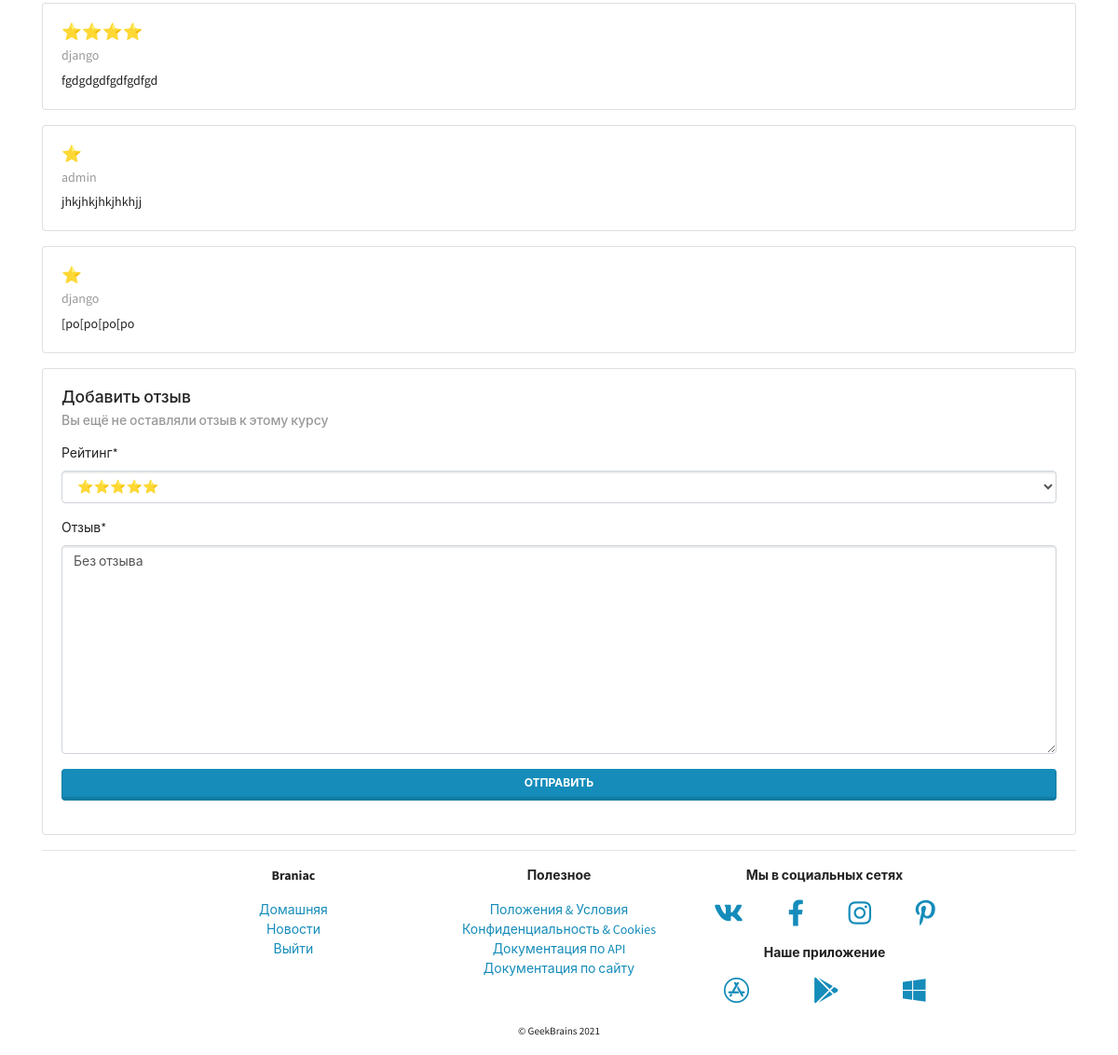
/mainapp/courses/1/detail/ (signed in, lower part), run on an earlier commit of the app's database.
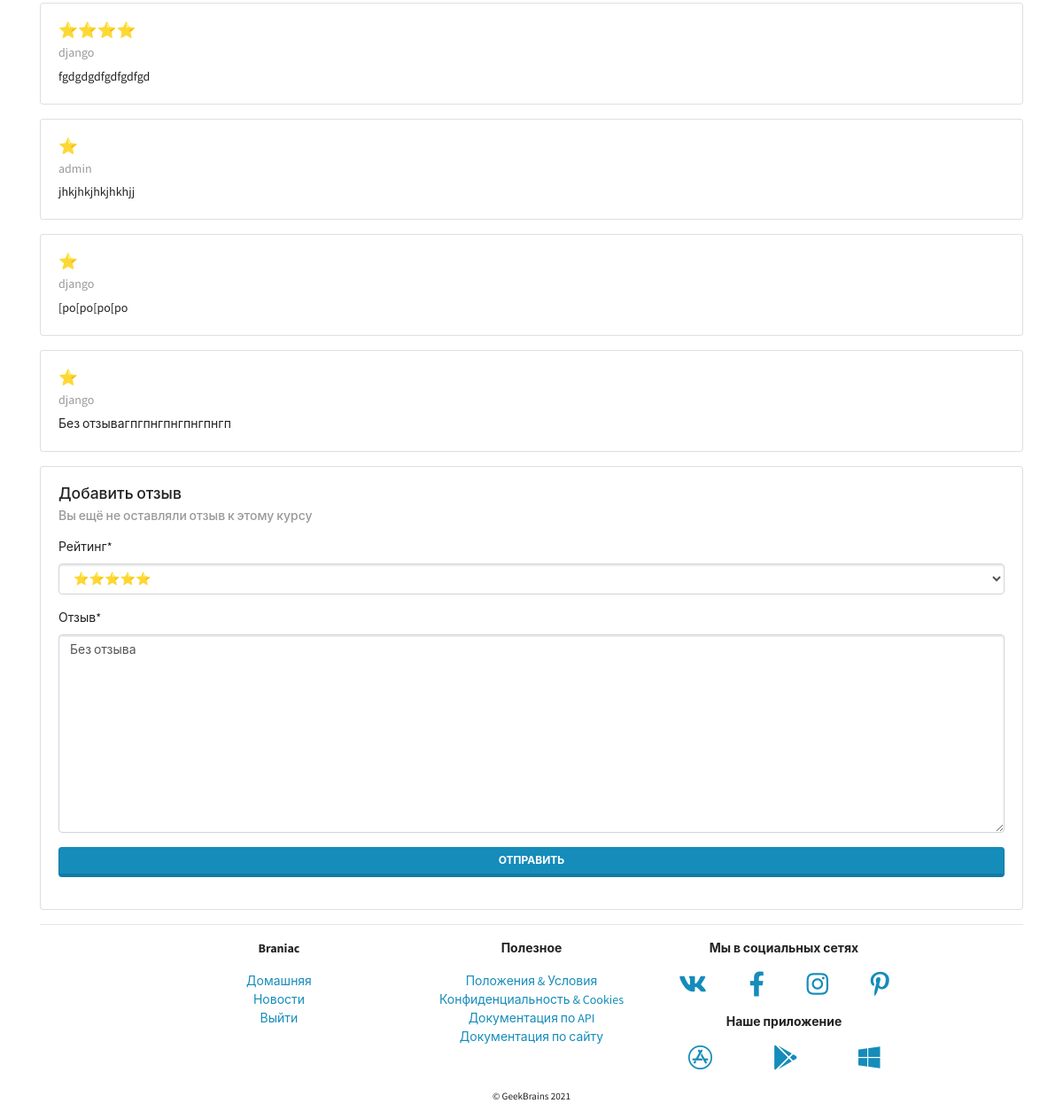
And on a later commit of the database.
### mainapp/models.py (models this page shows, shortened)
class BaseModel(models.Model):
    created_at = models.DateTimeField(auto_now_add=True, verbose_name='Дата создания')
    updated_at = models.DateTimeField(auto_now=True, verbose_name='Дата последнего изменения')
    deleted = models.BooleanField(default=False, verbose_name='Удален')
    class Meta:
        abstract = True
        ordering = ('-created_at',)  # сортировка в обратном порядке по времени создания

class CourseFeedback(BaseModel):
    RATINGS = (
        (5, '⭐⭐⭐⭐⭐'),
        (4, '⭐⭐⭐⭐'),
        (3, '⭐⭐⭐'),
        (2, '⭐⭐'),
        (1, '⭐'),
    )
    course = models.ForeignKey(Course, on_delete=models.CASCADE,
                               verbose_name='Курс')  # ссылка на курс # «один ко многим»
    user = models.ForeignKey(get_user_model(), on_delete=models.CASCADE,
                             verbose_name='Пользователь')  # ссылка на пользователя
    rating = models.SmallIntegerField(choices=RATINGS, default=5,
                                      verbose_name='Рейтинг')  # предустановленный список возможных значений
    feedback = models.TextField(verbose_name='Отзыв', default='Без отзыва')
    class Meta:
        verbose_name = ''
        verbose_name_plural = ''

### authapp/models.py (models this page shows)
class User(AbstractUser):
    email = models.EmailField(blank=True, verbose_name=_('email'), unique=True)  # переопределеие свойства email
    age = models.PositiveSmallIntegerField(verbose_name=_('age'), **NULLABLE)  # null=True можно не заполнять
    avatar = models.ImageField(upload_to='users', **NULLABLE, verbose_name=_('avatar'))
    class Meta:
        verbose_name = 'пользователь'
        verbose_name_plural = 'пользователи'

### mainapp/views.py (the view)
# urls.py: path('courses/<int:pk>/detail/', views.CourseDetailView.as_view(), name='courses_detail'),
class CourseDetailView(TemplateView):
    template_name = 'mainapp/courses_detail.html'
    def get_context_data(self, **kwargs):
        context_data = super().get_context_data(**kwargs)
        context_data['course_object'] = get_object_or_404(Course, pk=self.kwargs.get(
            'pk'))  # вернуть объект или 404 если нет в базе
        context_data['lessons'] = Lesson.objects.filter(course=context_data['course_object'])
        context_data['teachers'] = CoursesTeachers.objects.filter(courses=context_data['course_object'])
        feedback_list_key = f'course_feedback_{context_data["course_object"].pk}'
        cached_feedback_list = cache.get(feedback_list_key)
        if cached_feedback_list is None:
            context_data['feedback_list'] = CourseFeedback.objects.filter(course=context_data['course_object'])
            cache.set(feedback_list_key, context_data['feedback_list'], timeout=300)
        else:
            context_data['feedback_list'] = cached_feedback_list
        if self.request.user.is_authenticated:
            context_data['feedback_form'] = CourseFeedbackForm(
                course=context_data['course_object'],
                user=self.request.user
            )
        return context_data

### mainapp/forms.py
class CourseFeedbackForm(forms.ModelForm):
    class Meta:
        model = CourseFeedback
        fields = ('course', 'user', 'rating', 'feedback',)
        widgets = {  # пользователь и курс скрыты
            'course': forms.HiddenInput(),
            'user': forms.HiddenInput(),
        }
    def __init__(self, *args, course=None, user=None, **kwargs):  # предустановка скрытых полей
        super().__init__(*args, **kwargs)
        if course and user:  # переменные для инициализации формы
            self.fields['course'].initial = course.pk
            self.fields['user'].initial = user.pk

### mainapp/context_processor.py (called while the page is built)
def my_context_processor(request):
    return {
        'foo': 'bar'
    }

### mainapp/templates/mainapp/courses_detail.html (shortened to what this page needs)
{% extends 'mainapp/base.html' %}
{% load static crispy_forms_tags %}
{% block content %}
<div id="feedback_list">
    {% if feedback_list %}
    {% for item in feedback_list %}
    {% include 'mainapp/includes/feedback_card.html' %}
    {% endfor %}
    {% else %}
    <p>
        No feedback yet. Be first!
    </p>
    {% endif %}
</div>
{% if feedback_form %}
<div class="card" id="cardForm">
    <div class="card-body">
        <h5 class="card-title">Добавить отзыв</h5>
        <h6 class="card-subtitle mb-2 text-muted">Вы ещё не оставляли отзыв к этому курсу</h6>
        <p class="card-text">
        <form action="{% url 'mainapp:course_feedback' %}" method="POST"
              id="feedbackForm">
            {{ feedback_form|crispy }}
        </form>
        <button id="feedbackSubmit"
                class="btn btn-primary btn-block">Отправить
        </button>
        </p>
    </div>
</div>
{% endif %}
{% endblock content %}

### mainapp/templates/mainapp/includes/feedback_card.html
<div class="card mb-3">
    <div class="card-body">
        <h5 class="card-title">{{ item.get_rating_display }}</h5>
        <h6 class="card-subtitle mb-2 text-muted">{{ item.user }}</h6>
        <p class="card-text">
            {{ item.feedback }}
        </p>
    </div>
</div>

What changed in the data, as far as the page shows it:
added CourseFeedback: rating "⭐", user "django", feedback "Без отзывагпгпнгпнгпнгпнгп"
